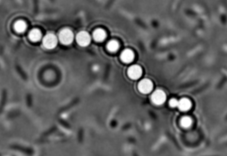
#> input picture Tracking/tracking/test_images/0008.tif, 227 x 156 px, found by its file name
$ jupyter execute --allow-errors Chain.ipynb   (shell and % lines are left out)
#> lines starting #> are read from the running program, lines starting #| are printed output that depends on the picture; after the words box and inside, x2 and y2 are one past the last pixel; in counts of white or black regions, pixels touching at a corner belong together
#> further down, img is the input picture: shape (156, 227); min 0, max 255, mean 96.2
### mylib/xiaolei/chain/tracking.py
import pandas as pd
import numpy as np
import matplotlib.pyplot as plt
from skimage import io, util, filters, measure
import os
from scipy import ndimage, optimize, signal
from myImageLib import dirrec, to8bit, bpass, maxk, minimal_peakfind, matlab_style_gauss2D
from corrLib import readseq
import pdb

def get_chain_mask(img, feature_size=7000, feature_number=1):
#> called with feature_size = 10000, feature_number = 1
    maxfilt = ndimage.maximum_filter(img, size=15)
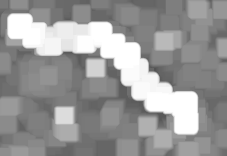
#> maxfilt: shape (156, 227); min 83, max 255, mean 153.6
    maxfilt_thres = maxfilt > filters.threshold_isodata(maxfilt)
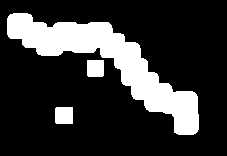
#> maxfilt_thres: shape (156, 227) bool; 20.7% white; 3 white regions, box (x1, y1, x2, y2) and area: (7, 13, 199, 135) 6739, (55, 107, 73, 124) 304, (87, 60, 104, 77) 287
    label_image = measure.label(maxfilt_thres, connectivity=1)
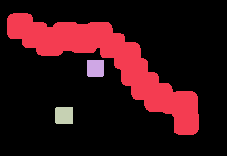
#> label_image: shape (156, 227) int32; 4 distinct labels, from 0 to 3; one colour per label, 0 black
    num = 0
    coordsL = []
    for region in measure.regionprops(label_image):
        if region.area < feature_size:
            continue
        coordsL.append(region.coords)
        num += 1
        if num > feature_number:
            break
#> this loop made 3 passes
#> after the loop, coordsL = []; num = 0
    mask = np.zeros(img.shape)
    for coords in coordsL:
        mask[coords[:, 0], coords[:, 1]] = 1
#> this loop made 0 passes
#> mask: shape (156, 227) float64; every value is 0
    return mask

def gauss1(x,a,x0,sigma):
    return a*np.exp(-(x-x0)**2/(2*sigma**2))

# [218 lines left out: functions track_spheres_dt, preprocessing_dt, prelim_tracking_dt, sort_prelim, refine, subpixel_res and 4 more, not called in this run]

# [12 lines that do not run on import are left out]

    # [23 lines of commented-out code are left out]

### Tracking/chainTracking/Chain.ipynb
[cell 1]
from skimage import io, util, filters, measure
import skimage
import numpy as np
import pandas as pd
import matplotlib.pyplot as plt
import matplotlib.patches as mpatches
import math
import os
from myImageLib import dirrec, to8bit, bpass, FastPeakFind, track_spheres_dt, maxk
from IPython.display import clear_output, display
import trackpy as tp
from skimage.morphology import skeletonize
from scipy import ndimage
from xiaolei.chain.tracking import dt_track, dt_track_1, get_chain_mask
from corrLib import readseq

## Mask - distance transform particle tracking (MDT)
<ul>
    <li>Bpass raw image
    <li>Create mask
        <ul>
            <li> Maximum filter (size=15)
            <li> Threshold (isodata)
            <li> Make mask (use the biggest connected region)
        </ul>
    <li>Apply mask to thresholded image
        <ul>
            <li>Thresold raw image (isodata)
            <li>Apply mask by multiplying mask and thresholded image
        </ul>
    <li>Despeckle (choose filter size larger than noise size)
    <li>Distance transform
    <li>Find peak in distance transformed image
        <ul>
            <li>Distance from one peak to another should be larger from certain value to avoid double counting.
            <li><b><i>Need to implement:</i></b> assess the likelyhood that a peak is a particle, based on the peak intensity and bandwidth by gaussian fitting. Assign scores to each peak and sort them descendently.
            <li>Check peaks in the sorted list, get the first num_particles peaks that satisfy the distance requirement.
        </ul>

### Advantages compared to other methods
<ul>
    <li> Mask: use the information that the chain is usually the largest bright feature in the image. By applying maximum filter, the bright inner region of each particle gets larger, so that after thresholding they form a big connected region. This is a good mask of the particle chain.
    <li> Distance transform: when two particles are close, there is a chance that after thresholding, the two particles form a connected region, which will be recognized as one particle in later particle finding step. Distance transform can solve this problem reasonably well, since the gradient information given by the transform can imply the two peaks in one connected region (see example below).


[cell 2]
img = io.imread(r'E:\Github\Python\mylib\xiaolei\chain\test_files\bad\0008.tif')
plt.imshow(img)

[cell 3]
plt.imshow(get_chain_mask(img, feature_size=10000))
#> (this line was passed over: IPython is not available in this run)

[cell 4]
filt = img > filters.threshold_isodata(img)
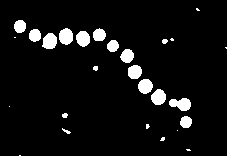
#> filt: shape (156, 227) bool; 6.2% white; 27 white regions (10 under 20 px), largest, box (x1, y1, x2, y2) and area: (169, 98, 191, 111) 201, (59, 28, 73, 45) 188, (42, 33, 57, 49) 187
plt.imshow(filt)
#> (this line was passed over: IPython is not available in this run)

[cell 5]
maxfilt = ndimage.maximum_filter(img, size=15)
plt.imshow(maxfilt)
#> (this line was passed over: IPython is not available in this run)

[cell 6]
maxfilt_thres = maxfilt > filters.threshold_isodata(maxfilt)
plt.imshow(maxfilt_thres)
#> (this line was passed over: IPython is not available in this run)

[cell 7]
label_image = measure.label(maxfilt_thres, connectivity=1)
for region in measure.regionprops(label_image):
    if region.area < 10000:
        continue
    coords = region.coords
    break

[cell 8]
img1 = np.zeros(img.shape)
#> (the rest of this cell did not finish here and is left out)

#> (a cell that did not finish here is left out)

[cell 10]
plt.imshow(img1)
#> (this line was passed over: IPython is not available in this run)

[cell 11]
def get_chain_mask(img, feature_size=10000, feature_number=1):
#> called with feature_size = 10000, feature_number = 1
    maxfilt = ndimage.maximum_filter(img, size=15)
    maxfilt_thres = maxfilt > filters.threshold_isodata(maxfilt)
    label_image = measure.label(maxfilt_thres, connectivity=1)
    num = 0
    coordsL = []
    for region in measure.regionprops(label_image):
        if region.area < feature_size:
            continue
        print(region.area)
        coordsL.append(region.coords)
        num += 1
        if num > feature_number:
            break
#> after the loop, coordsL = []; num = 0
    mask = np.zeros(img.shape)
    for coords in coordsL:
        mask[coords[:, 0], coords[:, 1]] = 1
    return mask

[cell 12]
mask = get_chain_mask(img)
masked_filt = mask * filt
plt.imshow(masked_filt)
#> (this line was passed over: IPython is not available in this run)

$ run again, with Tracking/tracking/test_images/0000.tif copied over Tracking/tracking/test_images/0008.tif
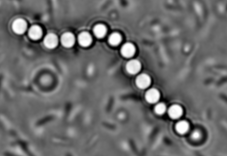
#> input picture Tracking/tracking/test_images/0000.tif, 227 x 156 px, found by its file name
#> img is the input picture: shape (156, 227); min 0, max 255, mean 108
#> maxfilt_thres: shape (156, 227) bool; 20.9% white; 2 white regions, box (x1, y1, x2, y2) and area: (6, 12, 206, 145) 7175, (83, 62, 98, 78) 240
#> in get_chain_mask, `label_image = measure.label(maxfilt_thres, connectivity=1)`:
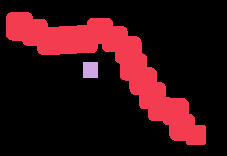
#> label_image: shape (156, 227) int32; 3 distinct labels, from 0 to 2; one colour per label, 0 black
#> the loop in get_chain_mask, `for region in measure.regionprops(label_image):` made 2 passes
#> after the loop in get_chain_mask, `for region in measure.regionprops(label_image):`: coordsL = []; num = 0
#> `filt = img > filters.threshold_isodata(img)`:
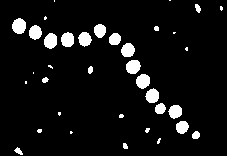
#> filt: shape (156, 227) bool; 6.9% white; 36 white regions (15 under 20 px), largest, box (x1, y1, x2, y2) and area: (12, 18, 26, 34) 175, (126, 60, 141, 74) 166, (44, 33, 57, 49) 164
#> the loop `for region in measure.regionprops(label_image):` made 2 passes
#> after the loop in get_chain_mask, `for region in measure.regionprops(label_image):`: coordsL = []; num = 0

$ run again, with Tracking/tracking/test_images/0001.tif copied over Tracking/tracking/test_images/0008.tif
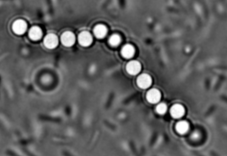
#> input picture Tracking/tracking/test_images/0001.tif, 227 x 156 px, found by its file name
#> img is the input picture: shape (156, 227); min 0, max 255, mean 95.4
#> maxfilt_thres: shape (156, 227) bool; 20.9% white; 2 white regions, box (x1, y1, x2, y2) and area: (6, 13, 205, 145) 7155, (180, 42, 195, 58) 240
#> in get_chain_mask, `label_image = measure.label(maxfilt_thres, connectivity=1)`:
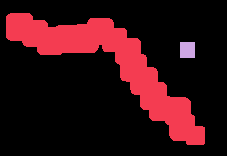
#> label_image: shape (156, 227) int32; 3 distinct labels, from 0 to 2; one colour per label, 0 black
#> the loop in get_chain_mask, `for region in measure.regionprops(label_image):` made 2 passes
#> after the loop in get_chain_mask, `for region in measure.regionprops(label_image):`: coordsL = []; num = 0
#> `filt = img > filters.threshold_isodata(img)`:
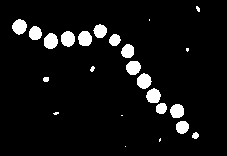
#> filt: shape (156, 227) bool; 6.4% white; 24 white regions (7 under 20 px), largest, box (x1, y1, x2, y2) and area: (44, 33, 58, 49) 177, (61, 31, 75, 47) 176, (137, 73, 152, 89) 175
#> the loop `for region in measure.regionprops(label_image):` made 2 passes
#> after the loop in get_chain_mask, `for region in measure.regionprops(label_image):`: coordsL = []; num = 0
